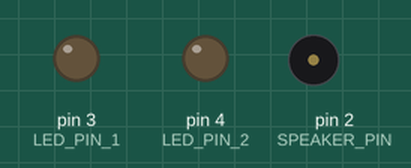
Simulated run of this sketch. Board: Arduino Uno, built with avr-gcc and run on an emulated ATmega328P. On the bench: output pins drawn as LEDs (lit = HIGH), buzzer (waves = sounding).

Above: at 0.06 s.
At 2.7 s:
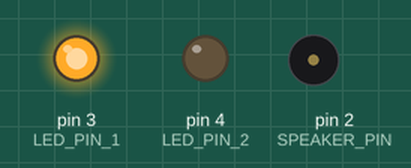
Timing chart, 0 to 5.2 s (numbered marks = the images above):
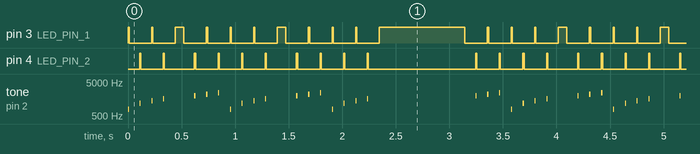

The sketch:

indian.ino
```cpp
#define SPEAKER_PIN 2
#define LED_PIN_1 3
#define LED_PIN_2 4

void setup() {
  pinMode(SPEAKER_PIN, OUTPUT);
  pinMode(LED_PIN_1, OUTPUT);
  pinMode(LED_PIN_2, OUTPUT);
}

void loop() {
  int notes[] = {800, 1200, 1400, 1600, 00000, 2000, 2200, 2400,800, 1200, 1400, 1600, 00000, 2000, 2200, 2400,800, 1200, 1400, 1600, 00000, 2000, 2200, 2400,800, 1200, 1400, 1600, 00000, 2000, 2200, 2400};
  int durations[] = {10, 10, 10, 10, 80, 10, 12,10,10, 10, 10, 10, 80, 10, 12,10,10, 10, 10, 10, 800, 10, 12,10,10, 10, 10, 10, 80, 10, 12,10,10, 10, 10, 10, 80, 10, 12,10};

  for (int i = 0; i < sizeof(notes) / sizeof(notes[0]); i++) {
    // Play the tone
    tone(SPEAKER_PIN, notes[i]);

    // Toggle LEDs
    if (i % 2 == 0) {
      digitalWrite(LED_PIN_1, HIGH);
      digitalWrite(LED_PIN_2, LOW);
    } else {
      digitalWrite(LED_PIN_1, LOW);
      digitalWrite(LED_PIN_2, HIGH);
    }

    // Delay for the duration
    delay(durations[i]);

    // Turn off tone and LEDs
    noTone(SPEAKER_PIN);
    digitalWrite(LED_PIN_1, LOW);
    digitalWrite(LED_PIN_2, LOW);

    // Pause between tones
    delay(100);
  }
}
```

Measured:
- by itself, pin 3 (LED_PIN_1), pin 4 (LED_PIN_2): moves between LOW and HIGH, repeating every 4.5 s
- by itself, tone on pin 2 (SPEAKER_PIN): plays 800 Hz for 0.01 s, 1200 Hz for 0.01 s, 1400 Hz for 0.01 s, 1600 Hz for 0.01 s, 2000 Hz for 0.01 s, 2200 Hz for 0.01 s … (802 notes in this stretch)
